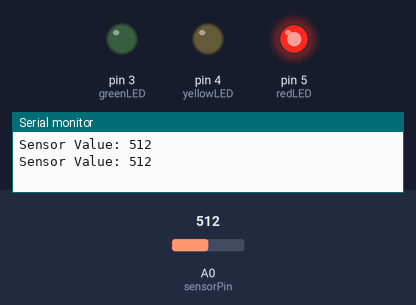
Simulated run of this sketch. Board: Arduino Uno, built with avr-gcc and run on an emulated ATmega328P. Parts: output pins drawn as LEDs (lit = HIGH), the last lines printed to the serial monitor. Inputs (shaded band) come from the test bench; at power-on: A0 (sensorPin) = 512.

Above: at 1.8 s.
1.9 s: A0 (sensorPin) set to 417
3.4 s: A0 (sensorPin) set to 382
At 4.7 s:
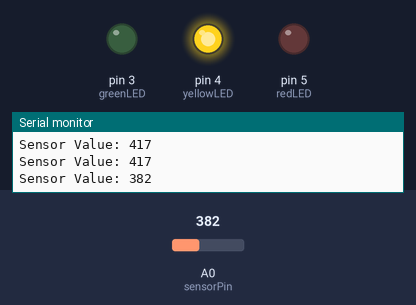
5.5 s: A0 (sensorPin) set to 216
7.2 s: A0 (sensorPin) set to 186
At 9.0 s:
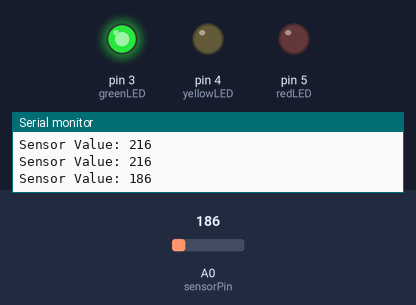
9.5 s: A0 (sensorPin) set to 210
At 10.5 s:
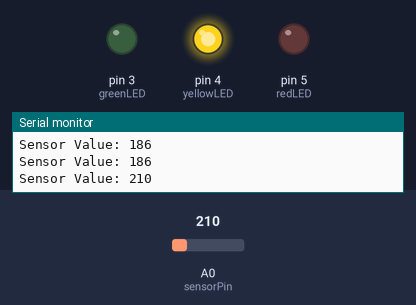
11.5 s: A0 (sensorPin) set to 190
At 13.3 s:
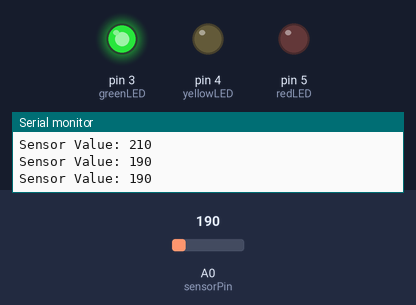
Timing chart, 0 to 14.5 s (numbered marks = the images above; inputs shaded):
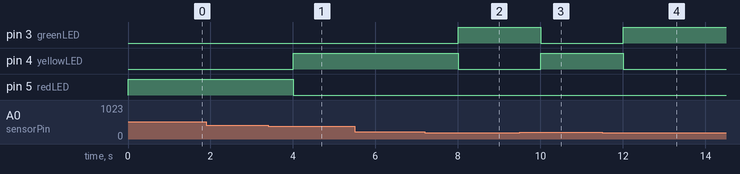

The sketch:

aqiindex.ino
```cpp
const int sensorPin = A0;
const int greenLED = 3;
const int yellowLED = 4;
const int redLED = 5;

void setup() {
  pinMode(sensorPin, INPUT);
  pinMode(greenLED, OUTPUT);
  pinMode(yellowLED, OUTPUT);
  pinMode(redLED, OUTPUT);
  Serial.begin(9600);
}

void loop() {
  int airQuality = analogRead(sensorPin);
  Serial.print("Sensor Value: ");
  Serial.println(airQuality);

  if (airQuality < 200) {
    digitalWrite(greenLED, HIGH);
    digitalWrite(yellowLED, LOW);
    digitalWrite(redLED, LOW);
  } else if (airQuality < 400) {
    digitalWrite(greenLED, LOW);
    digitalWrite(yellowLED, HIGH);
    digitalWrite(redLED, LOW);
  } else {
    digitalWrite(greenLED, LOW);
    digitalWrite(yellowLED, LOW);
    digitalWrite(redLED, HIGH);
  }

  delay(1000);
}
```

Measured:
- the behaviour switches between 400 and 399 on A0 (sensorPin) (found by bisection; images 0 and 1)
- the behaviour switches between 200 and 199 on A0 (sensorPin) (found by bisection; images 1 and 2)
- after the input at 3.4 s, pin 4 (yellowLED): LOW → HIGH after 0.60 s; pin 5 (redLED): HIGH → LOW after 0.60 s
- after the input at 7.2 s, pin 3 (greenLED): LOW → HIGH after 0.80 s; pin 4 (yellowLED): HIGH → LOW after 0.80 s
- after the input at 9.5 s, pin 3 (greenLED): HIGH → LOW after 0.50 s; pin 4 (yellowLED): LOW → HIGH after 0.50 s
- after the input at 11.5 s, pin 3 (greenLED): LOW → HIGH after 0.51 s; pin 4 (yellowLED): HIGH → LOW after 0.51 s
